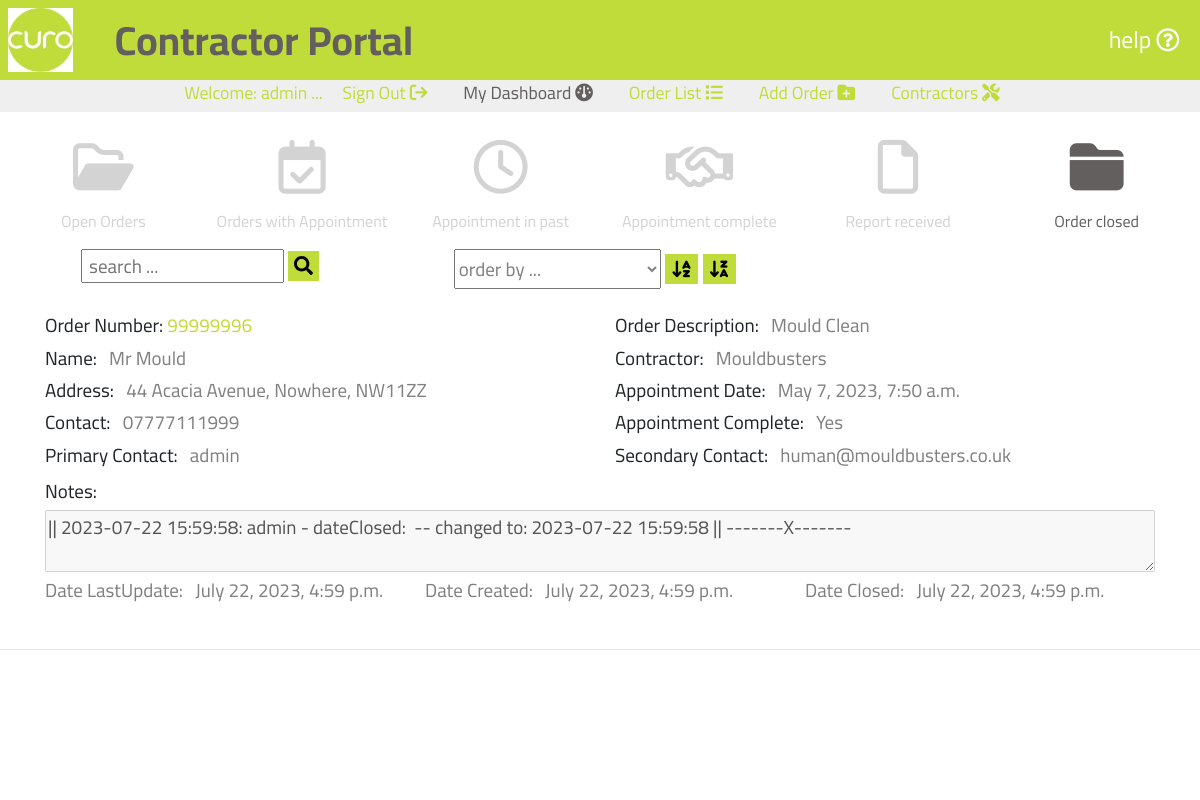
The app's page /portal001/dashboard/clsd (signed in) with its own data.
### portal001/models.py (models this page shows, shortened)
class Orders(models.Model):
    class Meta:
        verbose_name_plural = 'Orders'
    APPT_COMP_CHOICES = [
        ("No", "No"),
        ("Yes", "Yes"),
    ]
    orderNumber = models.DecimalField(max_digits=10, decimal_places=0,
                                      null=False, primary_key=True)
    orderDescription = models.CharField(max_length=254, null=False)
    name = models.CharField(max_length=254, null=False)
    address = models.CharField(max_length=254, null=False)
    contact = models.CharField(max_length=254, null=False, default=0)
    contractor = models.ForeignKey('Contractors',
                                   on_delete=models.CASCADE,
                                   to_field='contractor',
                                   related_name='name')
    appointmentDate = models.DateTimeField(null=True, blank=True)
    appointmentComplete = models.CharField(max_length=3,
                                           choices=APPT_COMP_CHOICES,
                                           default="No",)
    primaryContact = models.ForeignKey(settings.AUTH_USER_MODEL,
                                       on_delete=models.CASCADE)
    secondaryContact = models.EmailField(max_length=254)
    notes = models.CharField(max_length=9999, null=True, blank=True)
    dateLastUpdate = models.DateTimeField(default=timezone.now)
    dateCreated = models.DateTimeField(default=timezone.now)
    dateClosed = models.DateTimeField(null=True, blank=True)

class Contractors(models.Model):
    class Meta:
        verbose_name_plural = 'Contractors'
    contractor = models.CharField(max_length=254, null=False, primary_key=True)
    secondaryContact = models.EmailField(max_length=254, unique=True)
    services = models.CharField(max_length=9999, null=True, blank=True)
    def __str__(self):
        return str(self.contractor)

### portal001/views.py (the view)
# urls.py: path('dashboard/<guage>', views.dashboard, name='dashboard'),
def dashboard(request, guage):
    orders = Orders.objects.all()
    notifications = Notifications.objects.all()
    if guage == 'open':
        queries = ((Q(primaryContact__username__icontains=request.user.username) |
                   Q(secondaryContact__icontains=request.user.username)) &
                   Q(appointmentDate__isnull=True))
    elif guage == 'appt':
        queries = ((Q(primaryContact__username__icontains=request.user.username) |
                   Q(secondaryContact__icontains=request.user.username)) &
                   Q(appointmentDate__isnull=False) &
                   Q(appointmentComplete__icontains='No'))
    elif guage == 'past':
        queries = ((Q(primaryContact__username__icontains=request.user.username) |
                   Q(secondaryContact__icontains=request.user.username)) &
                   Q(appointmentDate__isnull=False) &
                   Q(appointmentComplete__icontains='No'))
    elif guage == 'comp':
        queries = ((Q(primaryContact__username__icontains=request.user.username) |
                   Q(secondaryContact__icontains=request.user.username)) &
                   Q(appointmentDate__isnull=False) &
                   Q(appointmentComplete__icontains='Yes'))
    elif guage == 'repo':
        queries = ((Q(primaryContact__username__icontains=request.user.username) |
                   Q(secondaryContact__icontains=request.user.username)) &
                   Q(appointmentDate__isnull=False) &
                   Q(appointmentComplete__icontains='Yes'))
    elif guage == 'clsd':
        queries = ((Q(primaryContact__username__icontains=request.user.username) |
                   Q(secondaryContact__icontains=request.user.username)) &
                   Q(appointmentDate__isnull=False) &
                   Q(appointmentComplete__icontains='Yes') &
                   Q(dateClosed__isnull=False))
    else:
        queries = (Q(primaryContact__username__icontains=request.user.username) |
                   Q(secondaryContact__icontains=request.user.username))
    orders = Orders.objects.all()
    orderlist = (orders.filter(queries)
                 .order_by('-dateLastUpdate'))
    order_list_length = orders.filter(queries).count()
    page = 'dashboard'
    comparedate = timezone.now()
    context = {
        'orderlist': orderlist,
        'order_list_length': order_list_length,
        'notifications': notifications,
        'page': page,
        'guage': guage,
        'comparedate': comparedate,
    }
    return render(request, 'curo/dashboard.html', context)

### portal001/templates/curo/dashboard.html (shortened to what this page needs)
{% extends "basemodule001.html" %}
{% load static %}
{% block content %}
    {% if user.is_authenticated %}
        <section id="textsection">
            {% if user.is_authenticated %}
                <div class="row pl-1 pr-1">
                    <div class="col-lg-2 col-4 dashguage">
                        {% if guage == 'open' %}
                            <a class="selected" href="{% url 'dashboard' 'open' %}">
                                <i class="fa-regular fa-folder-open"></i>
                            </a>
                            <div class="selected">Open Orders</div>
                        {% else %}
                            <a class="" href="{% url 'dashboard' 'open' %}">
                                <i class="fa-regular fa-folder-open"></i>
                            </a>
                            <div>Open Orders</div>
                        {% endif %}
                    </div>
                    <div class="col-lg-2 col-4 dashguage">
                        {% if guage == 'appt' %}
                            <a class="selected" href="{% url 'dashboard' 'appt' %}">
                                <i class="fa-regular fa-calendar-check"></i>
                            </a>
                            <div class="selected">Orders with Appointment</div>
                        {% else %}
                            <a class="" href="{% url 'dashboard' 'appt' %}">
                                <i class="fa-regular fa-calendar-check"></i>
                            </a>
                            <div>Orders with Appointment</div>
                        {% endif %}
                    </div>
                    <div class="col-lg-2 col-4 dashguage">
                        {% if guage == 'past' %}
                            <a class="selected" href="{% url 'dashboard' 'past' %}">
                                <i class="fa-regular fa-clock"></i>
                            </a>
                            <div class="selected">Appointment in past</div>
                        {% else %}
                            <a class="" href="{% url 'dashboard' 'past' %}">
                                <i class="fa-regular fa-clock"></i>
                            </a>
                            <div>Appointment in past</div>
                        {% endif %}
                    </div>
                    <div class="col-lg-2 col-4 dashguage">
                        {% if guage == 'comp' %}
                            <a class="selected" href="{% url 'dashboard' 'comp' %}">
                                <i class="fa-regular fa-handshake"></i>
                            </a>
                            <div class="selected">Appointment complete</div>
                        {% else %}
                            <a class="" href="{% url 'dashboard' 'comp' %}">
                                <i class="fa-regular fa-handshake"></i>
                            </a>
                            <div>Appointment complete</div>
                        {% endif %}
                    </div>
                    <div class="col-lg-2 col-4 dashguage">
                        {% if guage == 'repo' %}
                            <a class="selected" href="{% url 'dashboard' 'repo' %}">
                                <i class="fa-regular fa-file"></i>
                            </a>
                            <div class="selected">Report received</div>
                        {% else %}
                            <a class="" href="{% url 'dashboard' 'repo' %}">
                                <i class="fa-regular fa-file"></i>
                            </a>
                            <div>Report received</div>
                        {% endif %}
                    </div>
                    <div class="col-lg-2 col-4 dashguage">
                        {% if guage == 'clsd' %}
                            <a class="selected" href="{% url 'dashboard' 'clsd' %}">
                                <i class="fa-solid fa-folder-closed"></i>
                            </a>
                            <div class="selected">Order closed</div>
                        {% else %}
                            <a class="" href="{% url 'dashboard' 'clsd' %}">
                                <i class="fa-solid fa-folder-closed"></i>
                            </a>
                            <div>Order closed</div>
                        {% endif %}
                    </div>
                </div>
                <div class ="row mt-3 mb-3 searchform">
                    <div class="col-lg-4 mb-2">
                        <form action="{% url 'searchDashboard' guage %}" method="GET" id="search_form" >
                            <input class="search-input text-blue text-xs" type="text" name="search_string" id="search_string" placeholder=" search ..." maxlength="50">
                            <button class="mt-0 text-center" type="submit" onclick="return validateSearch();">
                                <i class="fas fa-search"></i>
                            </button>
                        </form>
                    </div>
                    <div class="col-lg-4">
                        <form action="{% url 'orderDashboard' guage %}" method="GET" id="order_field_form" >
                            <select class="search-input text-blue text-xs" type="text" name="order_field" id="order_field" placeholder=" order by ..." maxlength="50">
                                <option value="blank">order by ...</option>
                            </select>
                            <button class="mt-0 text-center" type="submit" onclick="return orderAz();">
                                <i class="fa-solid fa-arrow-down-a-z"></i>
                            </button>
                            <button class="mt-0 text-center" type="submit" onclick="return orderZa();">
                                <i class="fa-solid fa-arrow-down-z-a"></i>
                            </button>
                        </form>
                    </div>
                    <div class="col-lg-4">
                    </div>
                </div>
                {% if guage == 'past' or guage == 'comp' or guage == 'repo' or guage == 'clsd' %}
                    {% for order in orderlist %}
                        {% if comparedate > order.appointmentDate %}
                            <div class="orderlist ml-auto mr-auto">
                                <div class ="row">
                                    <div class="col-lg-6">
                                        <div class="mt-1 mb-1">Order Number: <a class="orange-highlight" href ="{% url 'selectOrder' order.orderNumber %}">{{ order.orderNumber }}</a></div>
                                        <div class="mt-1 mb-1">Name: <span class="orderlistspan pl-2 pr-2 mb-4">{{ order.name }}</span></div>
                                        <div class="mt-1 mb-1">Address: <span class="orderlistspan pl-2 pr-2 mb-4">{{ order.address }}</span></div>
                                        <div class="mt-1 mb-1">Contact: <a class="orderlistspan pl-2 pr-2 mb-4" href="tel:{{ order.contact }}">{{ order.contact }}</a></div>
                                        <div class="mt-1 mb-1">Primary Contact: <span class="orderlistspan pl-2 pr-2 mb-4">{{ order.primaryContact }}</span></div>
                                    </div>
                                    <div class="col-lg-6">
                                        <div class="mt-1 mb-1">Order Description: <span class="orderlistspan pl-2 pr-2 mb-4">{{ order.orderDescription }}</span></div>
                                        <div class="mt-1 mb-1">Contractor: <span class="orderlistspan pl-2 pr-2 mb-4">{{ order.contractor }}</span></div>
                                        <div class="mt-1 mb-1">Appointment Date: <span class="orderlistspan pl-2 pr-2 mb-4">{{ order.appointmentDate }}</span></div>
                                        <div class="mt-1 mb-1">Appointment Complete: <span class="orderlistspan pl-2 pr-2 mb-4">{{ order.appointmentComplete }}</span></div>
                                        <div class="mt-1 mb-1">Secondary Contact: <span class="orderlistspan pl-2 pr-2 mb-4">{{ order.secondaryContact }}</span></div>
                                    </div>
                                </div>
                                <div class ="row">
                                    <div class="col-12">
                                        <div class="mt-1 mb-1">Notes: </div>
                                        <textarea class="mb-0" disabled="disabled">{{ order.notes|escape }}</textarea>
                                    </div>
                                </div>
                                <div class ="row">
                                    <div class="col-lg-4">
                                        <div class="mt-1 mb-1 orderlistspan">Date LastUpdate: <span class="orderlistspan pl-2 pr-2 mb-4">{{ order.dateLastUpdate }}</span></div>
                                    </div>
                                    <div class="col-lg-4">
                                        <div class="mt-1 mb-1 orderlistspan">Date Created: <span class="orderlistspan pl-2 pr-2 mb-4">{{ order.dateCreated }}</span></div>
                                    </div>
                                    <div class="col-lg-4">
                                        <div class="mt-1 mb-1 orderlistspan">Date Closed: <span class="orderlistspan pl-2 pr-2 mb-4">{{ order.dateClosed }}</span></div>
                                    </div>
                                </div>
                            </div>
                            <br>
                            <hr>
                        {% endif %}
                    {% endfor %}
                {% endif %}
            {% endif %}
        </section>
    {% endif %}
{% endblock %}

### templates/includes/templates/topper.html (shortened to what this page needs)
<div id="topper" class="d-block align-vertically align-horizontally">
    {% if user.is_authenticated %}
    <p class="d-none d-lg-block paramedium ml-auto mr-auto">Welcome: <span id="user-name">{{ user.username }}</span> ...
        <a class="mr-3 ml-3" href="{% url 'account_logout' %}"> Sign Out <i class="fa-solid fa-arrow-right-from-bracket"></i></a>
        {% if page == 'dashboard' %}
            <a class="mr-3 ml-3 page" href="{% url 'dashboard' 'all' %}"> My Dashboard <i class="fa-solid fa-gauge"></i></a>
        {% else %}
            <a class="mr-3 ml-3" href="{% url 'dashboard' 'all' %}"> My Dashboard <i class="fa-solid fa-gauge"></i></a>
        {% endif %}
        {% if page == 'orderlist' %}
            <a class="mr-3 ml-3 page" href="{% url 'curo' %}"> Order List<i class="fa-solid fa-list"></i></a>
        {% else %}
            <a class="mr-3 ml-3" href="{% url 'curo' %}"> Order List <i class="fa-solid fa-list"></i></a>
        {% endif %}
        {% for group in user.groups.all %}
            {% if group.name == 'Edit' %}
                {% if page == 'ordernew' %}
                    <a class="mr-3 ml-3 page" href="{% url 'createOrder' %}"> Add Order <i class="fa-solid fa-folder-plus"></i></a>
                {% else %}
                    <a class="mr-3 ml-3" href="{% url 'createOrder' %}"> Add Order <i class="fa-solid fa-folder-plus"></i></a>
                {% endif %}
            {% endif %}
        {% endfor %}
        {% if page == 'contractorlist' %}
            <a class="mr-3 ml-3 page" href="{% url 'curoContractors' %}"> Contractors <i class="fa-solid fa-screwdriver-wrench"></i></a>
        {% else %}
            <a class="mr-3 ml-3" href="{% url 'curoContractors' %}"> Contractors <i class="fa-solid fa-screwdriver-wrench"></i></a>
        {% endif %}
    </p>
    {% else %}
    <p class="paramedium">Welcome: Please sign in to continue ...
        <a class="mr-3 ml-3" href ="{% url 'account_login' %}"> Sign In <i class="fa-solid fa-arrow-right-to-bracket"></i></a>
    </p>
    {% endif %}
</div>

### records on screen
Orders: orderNumber "99999996", name "Mr Mould", address "44 Acacia Avenue, Nowhere, NW11ZZ", contact "07777111999", primaryContact "admin", orderDescription "Mould Clean", contractor "Mouldbusters", appointmentDate "May 7, 2023, 7:50 a.m.", appointmentComplete "Yes", secondaryContact "human@mouldbusters.co.uk", notes "|| 2023-07-22 15:59:58: admin - dateClosed: -- changed to: 2023-07-22 15:59:58 || -------X-------", dateLastUpdate "July 22, 2023, 4:59 p.m.", dateCreated "July 22, 2023, 4:59 p.m.", dateClosed "July 22, 2023, 4:59 p.m."

### other values on screen
{{ user.username }} "admin"
